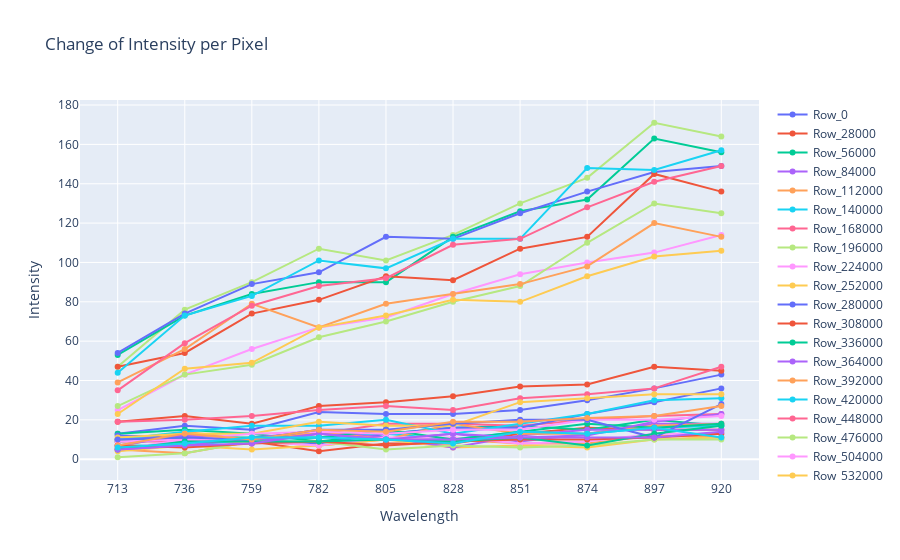

The notebook cell this image was saved under:
### Markdown cell above
###   **Intensity and Wavelength per Pixel**

### Code cell
import plotly.graph_objects as go


fig = go.Figure()
for i in range(0,len(df),28000):
    fig.add_trace(go.Scatter(x =wavelength, y = df.iloc[i],name=f'Row_{i}'))

fig.update_layout(title='Change of Intensity per Pixel', xaxis_title='Wavelength',yaxis_title='Intensity')
fig.show()

### Figure 1 — Plotly figure (JSON) as saved in the notebook; plotly's stock layout.template omitted (floating-point values rounded to 4 significant figures)
{"data": [{"name": "Row_0", "type": "scatter", "x": ["713", "736", "759", "782", "805", "828", "851", "874", "897", "920"], "y": [13, 17, 15, 24, 23, 23, 25, 30, 36, 43]}, {"name": "Row_28000", "type": "scatter", "x": ["713", "736", "759", "782", "805", "828", "851", "874", "897", "920"], "y": [10, 9, 9, 4, 8, 8, 13, 16, 15, 15]}, {"name": "Row_56000", "type": "scatter", "x": ["713", "736", "759", "782", "805", "828", "851", "874", "897", "920"], "y": [13, 15, 13, 9, 13, 16, 17, 15, 20, 17]}, {"name": "Row_84000", "type": "scatter", "x": ["713", "736", "759", "782", "805", "828", "851", "874", "897", "920"], "y": [10, 12, 10, 15, 10, 13, 9, 13, 18, 18]}, {"name": "Row_112000", "type": "scatter", "x": ["713", "736", "759", "782", "805", "828", "851", "874", "897", "920"], "y": [5, 3, 9, 7, 10, 10, 8, 8, 12, 11]}, {"name": "Row_140000", "type": "scatter", "x": ["713", "736", "759", "782", "805", "828", "851", "874", "897", "920"], "y": [7, 7, 10, 11, 13, 10, 14, 13, 16, 17]}, {"name": "Row_168000", "type": "scatter", "x": ["713", "736", "759", "782", "805", "828", "851", "874", "897", "920"], "y": [9, 9, 10, 13, 18, 18, 17, 20, 22, 23]}, {"name": "Row_196000", "type": "scatter", "x": ["713", "736", "759", "782", "805", "828", "851", "874", "897", "920"], "y": [47, 76, 90, 107, 101, 114, 130, 143, 171, 164]}, {"name": "Row_224000", "type": "scatter", "x": ["713", "736", "759", "782", "805", "828", "851", "874", "897", "920"], "y": [25, 43, 56, 67, 72, 84, 94, 100, 105, 114]}, {"name": "Row_252000", "type": "scatter", "x": ["713", "736", "759", "782", "805", "828", "851", "874", "897", "920"], "y": [4, 7, 5, 7, 10, 6, 7, 6, 10, 11]}, {"name": "Row_280000", "type": "scatter", "x": ["713", "736", "759", "782", "805", "828", "851", "874", "897", "920"], "y": [12, 11, 10, 8, 13, 16, 16, 23, 29, 36]}, {"name": "Row_308000", "type": "scatter", "x": ["713", "736", "759", "782", "805", "828", "851", "874", "897", "920"], "y": [19, 22, 18, 27, 29, 32, 37, 38, 47, 45]}, {"name": "Row_336000", "type": "scatter", "x": ["713", "736", "759", "782", "805", "828", "851", "874", "897", "920"], "y": [53, 73, 84, 90, 90, 113, 126, 132, 163, 156]}, {"name": "Row_364000", "type": "scatter", "x": ["713", "736", "759", "782", "805", "828", "851", "874", "897", "920"], "y": [5, 7, 11, 14, 11, 6, 12, 15, 15, 15]}, {"name": "Row_392000", "type": "scatter", "x": ["713", "736", "759", "782", "805", "828", "851", "874", "897", "920"], "y": [6, 14, 10, 14, 10, 18, 13, 13, 17, 18]}, {"name": "Row_420000", "type": "scatter", "x": ["713", "736", "759", "782", "805", "828", "851", "874", "897", "920"], "y": [10, 14, 17, 17, 20, 13, 18, 23, 30, 31]}, {"name": "Row_448000", "type": "scatter", "x": ["713", "736", "759", "782", "805", "828", "851", "874", "897", "920"], "y": [19, 20, 22, 25, 27, 25, 31, 33, 36, 47]}, {"name": "Row_476000", "type": "scatter", "x": ["713", "736", "759", "782", "805", "828", "851", "874", "897", "920"], "y": [27, 43, 48, 62, 70, 80, 88, 110, 130, 125]}, {"name": "Row_504000", "type": "scatter", "x": ["713", "736", "759", "782", "805", "828", "851", "874", "897", "920"], "y": [5, 10, 9, 7, 11, 11, 8, 9, 13, 13]}, {"name": "Row_532000", "type": "scatter", "x": ["713", "736", "759", "782", "805", "828", "851", "874", "897", "920"], "y": [11, 13, 13, 19, 17, 17, 29, 31, 33, 33]}, {"name": "Row_560000", "type": "scatter", "x": ["713", "736", "759", "782", "805", "828", "851", "874", "897", "920"], "y": [54, 74, 89, 95, 113, 112, 125, 136, 146, 149]}, {"name": "Row_588000", "type": "scatter", "x": ["713", "736", "759", "782", "805", "828", "851", "874", "897", "920"], "y": [47, 54, 74, 81, 93, 91, 107, 113, 145, 136]}, {"name": "Row_616000", "type": "scatter", "x": ["713", "736", "759", "782", "805", "828", "851", "874", "897", "920"], "y": [9, 11, 11, 11, 15, 10, 14, 18, 16, 18]}, {"name": "Row_644000", "type": "scatter", "x": ["713", "736", "759", "782", "805", "828", "851", "874", "897", "920"], "y": [7, 12, 9, 13, 10, 13, 11, 12, 19, 23]}, {"name": "Row_672000", "type": "scatter", "x": ["713", "736", "759", "782", "805", "828", "851", "874", "897", "920"], "y": [39, 56, 79, 67, 79, 84, 89, 98, 120, 113]}, {"name": "Row_700000", "type": "scatter", "x": ["713", "736", "759", "782", "805", "828", "851", "874", "897", "920"], "y": [44, 73, 83, 101, 97, 112, 112, 148, 147, 157]}, {"name": "Row_728000", "type": "scatter", "x": ["713", "736", "759", "782", "805", "828", "851", "874", "897", "920"], "y": [35, 59, 78, 88, 92, 109, 112, 128, 141, 149]}, {"name": "Row_756000", "type": "scatter", "x": ["713", "736", "759", "782", "805", "828", "851", "874", "897", "920"], "y": [1, 3, 9, 9, 5, 7, 6, 7, 10, 10]}, {"name": "Row_784000", "type": "scatter", "x": ["713", "736", "759", "782", "805", "828", "851", "874", "897", "920"], "y": [9, 10, 13, 14, 13, 15, 15, 20, 20, 22]}, {"name": "Row_812000", "type": "scatter", "x": ["713", "736", "759", "782", "805", "828", "851", "874", "897", "920"], "y": [23, 46, 49, 67, 73, 81, 80, 93, 103, 106]}, {"name": "Row_840000", "type": "scatter", "x": ["713", "736", "759", "782", "805", "828", "851", "874", "897", "920"], "y": [10, 11, 10, 15, 15, 18, 20, 20, 11, 28]}, {"name": "Row_868000", "type": "scatter", "x": ["713", "736", "759", "782", "805", "828", "851", "874", "897", "920"], "y": [7, 6, 8, 9, 7, 9, 10, 10, 11, 13]}, {"name": "Row_896000", "type": "scatter", "x": ["713", "736", "759", "782", "805", "828", "851", "874", "897", "920"], "y": [5, 9, 9, 9, 10, 9, 11, 7, 13, 17]}, {"name": "Row_924000", "type": "scatter", "x": ["713", "736", "759", "782", "805", "828", "851", "874", "897", "920"], "y": [5, 7, 8, 13, 10, 10, 11, 11, 11, 14]}, {"name": "Row_952000", "type": "scatter", "x": ["713", "736", "759", "782", "805", "828", "851", "874", "897", "920"], "y": [7, 13, 10, 15, 14, 19, 19, 21, 22, 27]}, {"name": "Row_980000", "type": "scatter", "x": ["713", "736", "759", "782", "805", "828", "851", "874", "897", "920"], "y": [6, 8, 11, 11, 10, 8, 14, 13, 16, 11]}], "layout": {"title": {"text": "Change of Intensity per Pixel"}, "xaxis": {"title": {"text": "Wavelength"}}, "yaxis": {"title": {"text": "Intensity"}}}}
